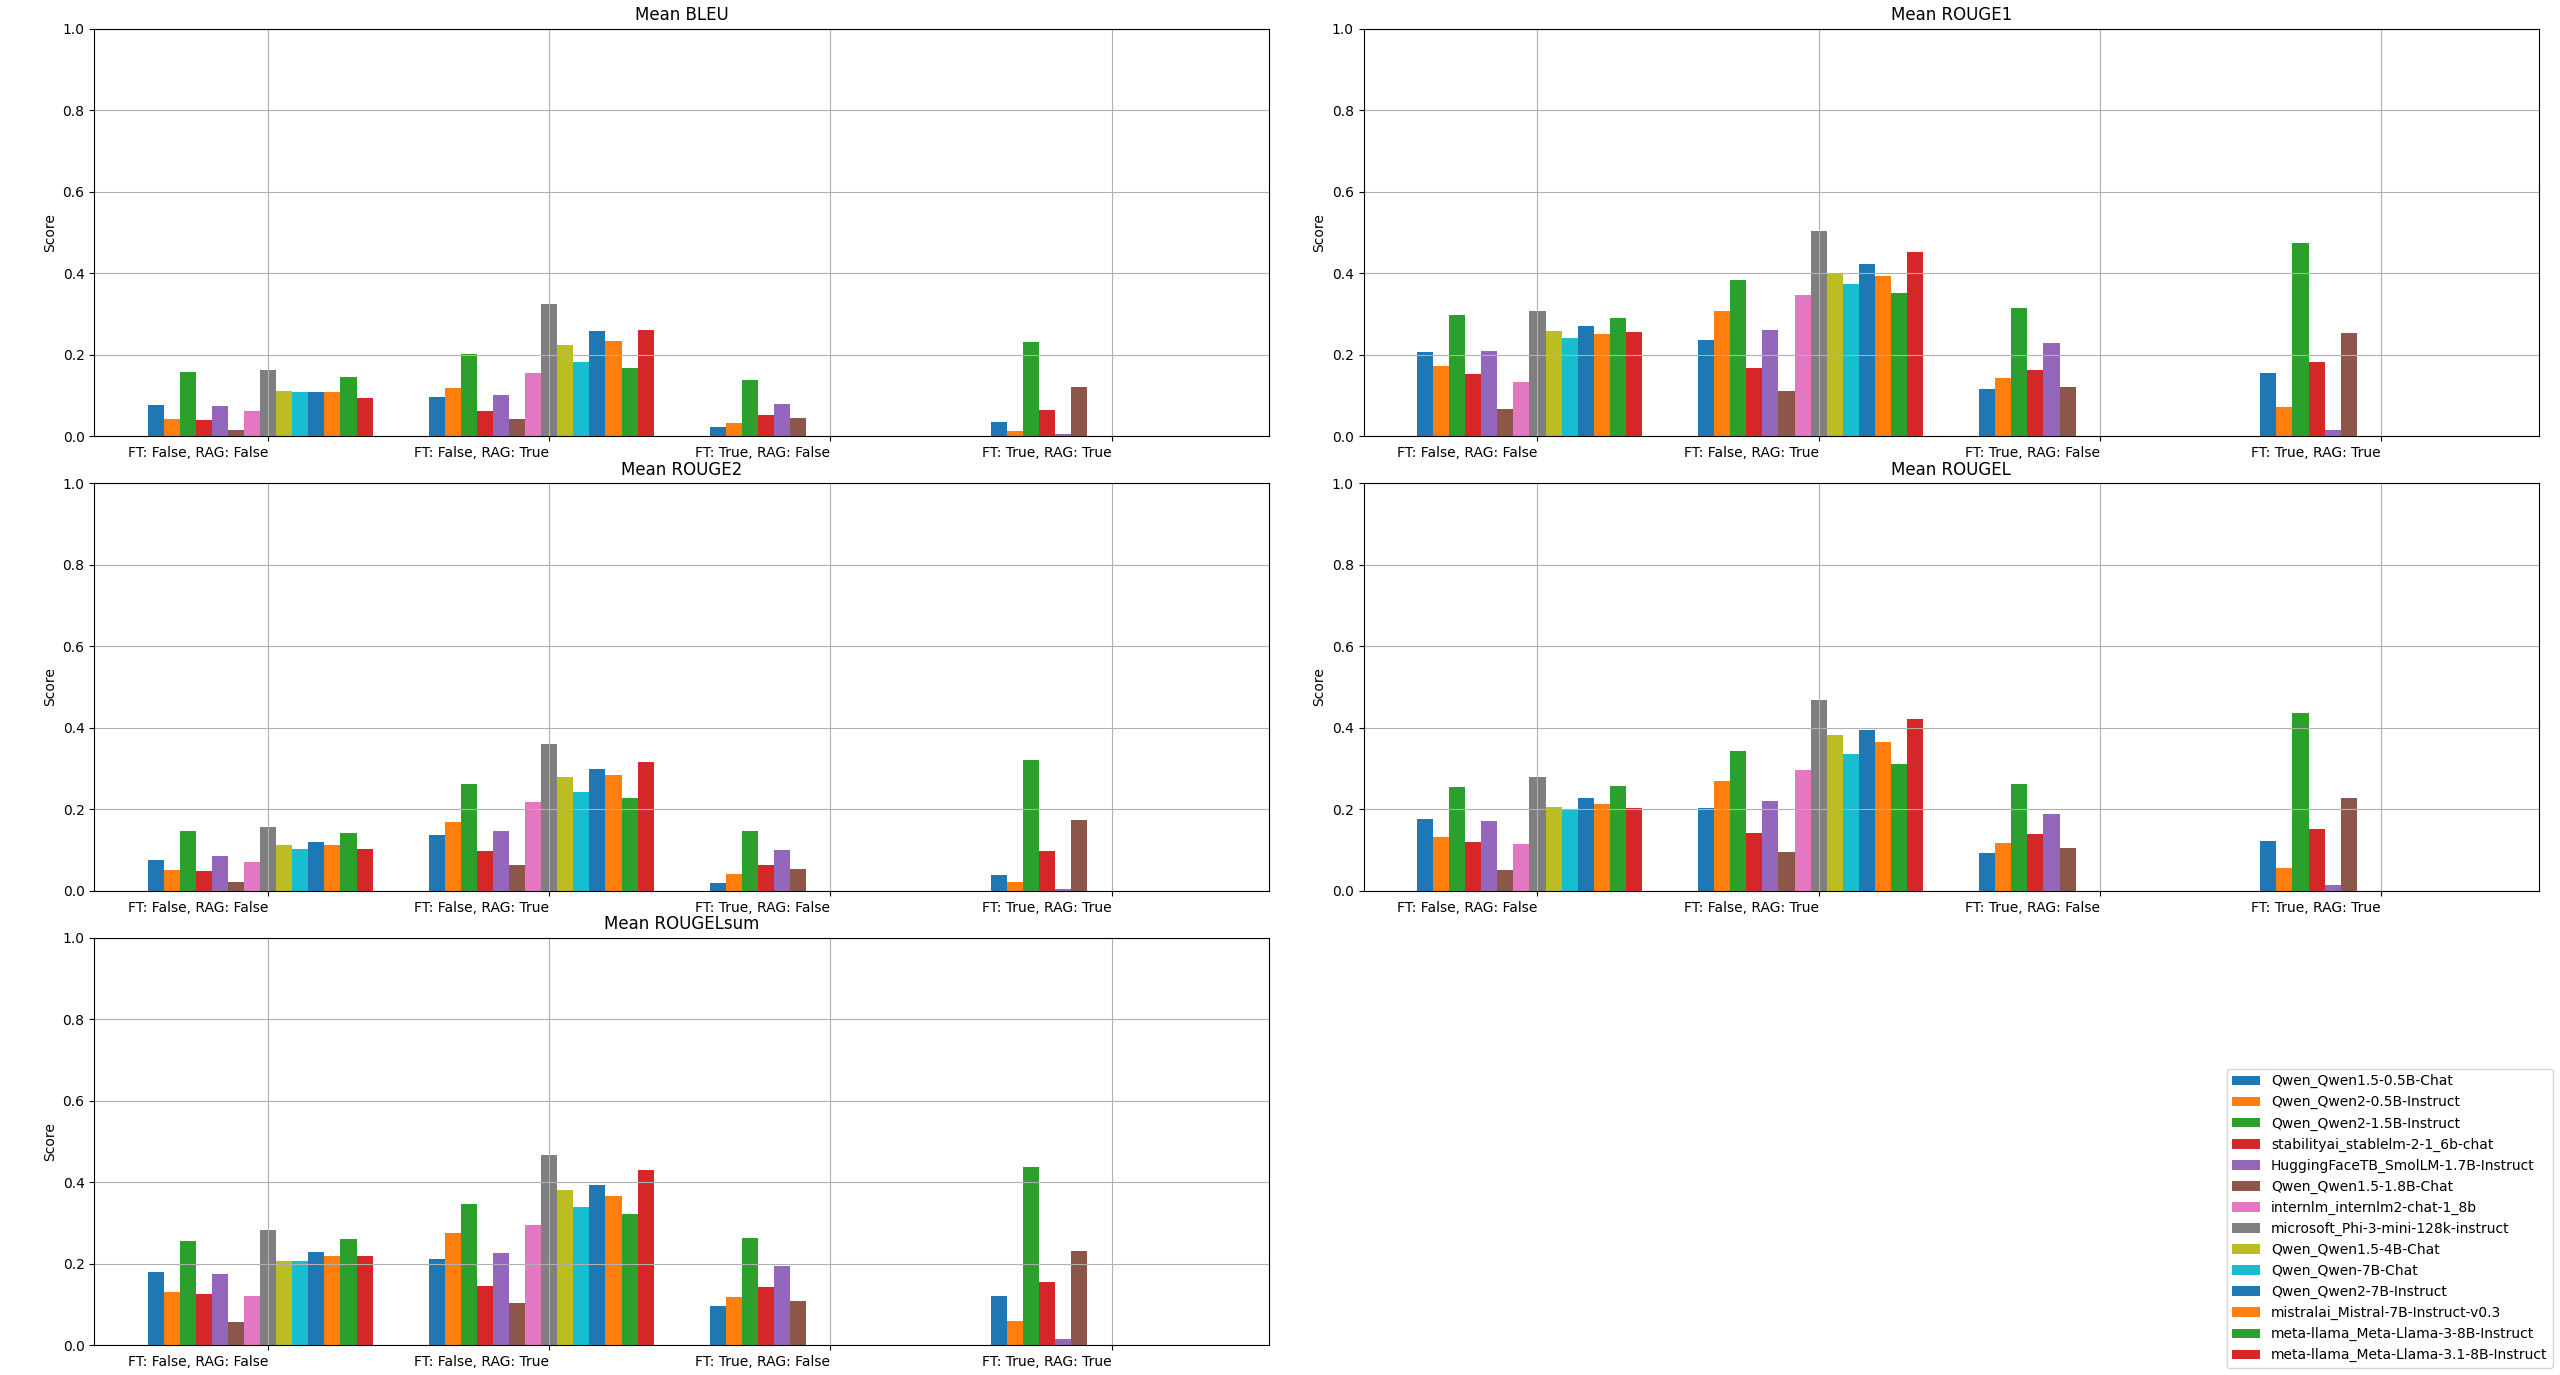

The script that drew this image:
import os
import json
import matplotlib.pyplot as plt
import numpy as np


"""
This module loads data from a specified directory and plots the scores.
The scores include Bleu and Rouge1, Rouge2, RougeL, RougeLsum.
"""


def load_data(directory):
    data = []
    for filename in os.listdir(directory):
        if filename.endswith(".json"):
            filepath = os.path.join(directory, filename)
            with open(filepath, 'r') as file:
                json_data = json.load(file)
                data.append(json_data)
    return data


def plot_scores(data):
    # Extract unique model names
    models = sorted(list(set(item["model_name"] for item in data)),
            key=lambda x: (next(d for d in data if d["model_name"] == x)["model_size"], x))

    # Find all unique configurations
    configurations = sorted(
        list(set((d["use_ft"], d["use_rag"]) for d in data)))
    n_configs = len(configurations)

    # Prepare labels for x-axis
    config_labels = [f"FT: {ft}, RAG: {rag}" for ft, rag in configurations]

    # Initialize score dictionary with None for missing values
    score_dict = {
        'Mean BLEU': {model: [None] * n_configs for model in models},
        'Mean ROUGE1': {model: [None] * n_configs for model in models},
        'Mean ROUGE2': {model: [None] * n_configs for model in models},
        'Mean ROUGEL': {model: [None] * n_configs for model in models},
        'Mean ROUGELsum': {model: [None] * n_configs for model in models}
    }

    for model in models:
        for d in data:
            if d["model_name"] == model:
                config_idx = configurations.index((d["use_ft"], d["use_rag"]))
                score_dict['Mean BLEU'][model][config_idx] = d["mean_bleu_score"]
                score_dict['Mean ROUGE1'][model][config_idx] = d["mean_rouge_scores"]["rouge1"]
                score_dict['Mean ROUGE2'][model][config_idx] = d["mean_rouge_scores"]["rouge2"]
                score_dict['Mean ROUGEL'][model][config_idx] = d["mean_rouge_scores"]["rougeL"]
                score_dict['Mean ROUGELsum'][model][config_idx] = d["mean_rouge_scores"]["rougeLsum"]

    x = np.arange(n_configs)
    total_width = 0.8  # Total width for all bars in a group
    width = total_width / len(models)  # Individual bar width

    # Plot each score type in a separate subplot
    fig, axes = plt.subplots(nrows=3, ncols=2, figsize=(18, 18))
    axes = axes.flatten()  # Flatten the 2D array for easier iteration

    for idx, (score_name, scores) in enumerate(score_dict.items()):
        for i, model in enumerate(models):
            # Replace None with 0
            model_scores = [
                0 if score is None else score for score in scores[model]]
            axes[idx].bar(x + i * width - total_width / 2,
                          model_scores, width, label=model)
        axes[idx].set_title(score_name)
        axes[idx].set_ylabel('Score')
        axes[idx].set_xticks(x)
        axes[idx].set_xticklabels(config_labels, rotation=0, ha='right')
        axes[idx].set_ylim(0, 1)  # Set the y-axis range from 0 to 1
        axes[idx].grid(True)

    # Hide any unused subplots
    for i in range(len(score_dict), len(axes)):
        fig.delaxes(axes[i])

    # Add a single legend
    handles, labels = axes[0].get_legend_handles_labels()
    fig.legend(handles, labels, loc='lower right')

    plt.tight_layout()
    plt.show()


# Load data from the specified directory
directory = "../eval_results/"
data = load_data(directory)

# Plot scores
plot_scores(data)
